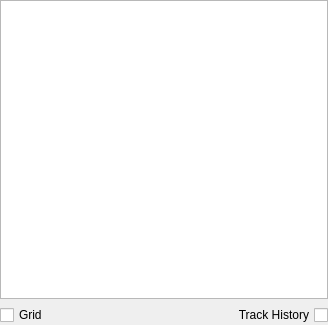
<?xml version="1.0" encoding="UTF-8"?>
<ui version="4.0">
 <class>axisGraphWidget</class>
 <widget class="QWidget" name="axisGraphWidget">
  <property name="geometry">
   <rect>
    <x>0</x>
    <y>0</y>
    <width>328</width>
    <height>325</height>
   </rect>
  </property>
  <property name="windowTitle">
   <string>Form</string>
  </property>
  <layout class="QHBoxLayout" name="horizontalLayout_2">
   <property name="spacing">
    <number>6</number>
   </property>
   <property name="margin">
    <number>0</number>
   </property>
   <item>
    <layout class="QVBoxLayout" name="verticalLayout">
     <item>
      <widget class="QGraphicsView" name="axisView">
       <property name="renderHints">
        <set>QPainter::Antialiasing|QPainter::HighQualityAntialiasing|QPainter::NonCosmeticDefaultPen|QPainter::SmoothPixmapTransform|QPainter::TextAntialiasing</set>
       </property>
       <property name="resizeAnchor">
        <enum>QGraphicsView::NoAnchor</enum>
       </property>
       <property name="viewportUpdateMode">
        <enum>QGraphicsView::FullViewportUpdate</enum>
       </property>
      </widget>
     </item>
     <item>
      <layout class="QHBoxLayout" name="horizontalLayout">
       <item>
        <widget class="QCheckBox" name="showGrid">
         <property name="text">
          <string>Grid</string>
         </property>
        </widget>
       </item>
       <item>
        <widget class="QCheckBox" name="trackHistory">
         <property name="layoutDirection">
          <enum>Qt::RightToLeft</enum>
         </property>
         <property name="text">
          <string>Track History</string>
         </property>
        </widget>
       </item>
      </layout>
     </item>
    </layout>
   </item>
  </layout>
 </widget>
 <resources/>
 <connections/>
</ui>
